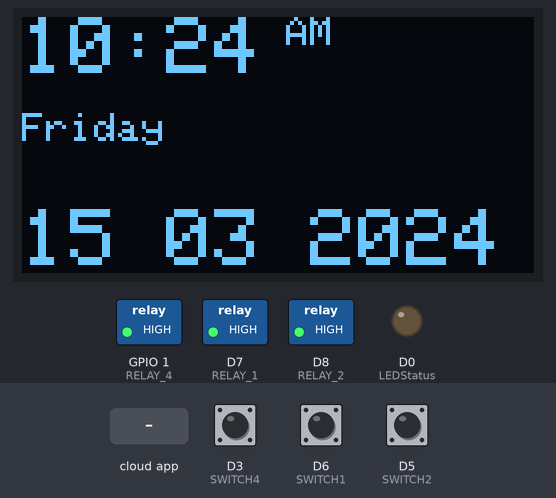
Simulated run of this sketch. Board: ESP8266 (NodeMCU). On the bench: 128×64 one-colour display, switched loads named in the sketch (green lamp = pin HIGH), output pins drawn as LEDs (lit = HIGH). Inputs (shaded band) come from the test bench; at power-on: D6 (SWITCH1) LOW, D3 (SWITCH4) LOW, D5 (SWITCH2) LOW. WiFi joins after 1.5 s; servers stay silent unless stated; network time is answered at once with the bench clock; the local clock reads 2024-03-15 10:24:30 at power-on unless the sketch sets it; what the sketch prints to the serial monitor is not drawn.

Above: at 4.2 s.
4.3 s: the phone or cloud app sets Light.One to 1
At 5.5 s:
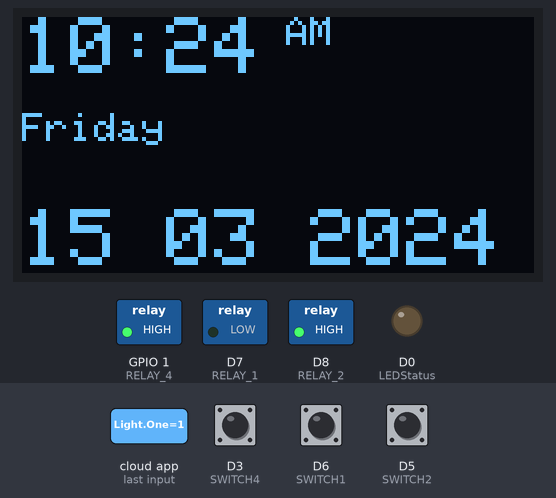
5.8 s: the phone or cloud app sets Light.Two to 1
At 6.8 s:
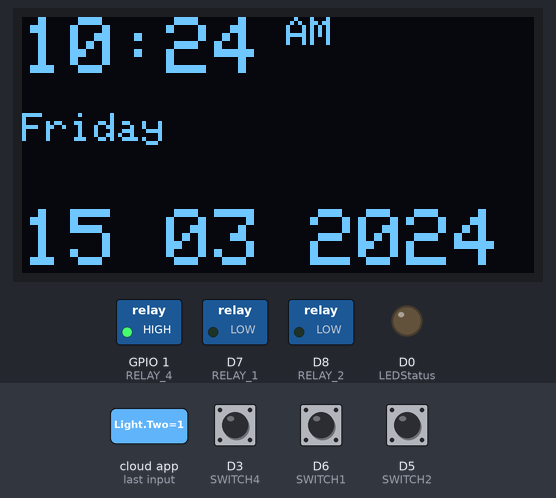
7.3 s: the phone or cloud app sets Light.Three to 1
At 7.9 s:
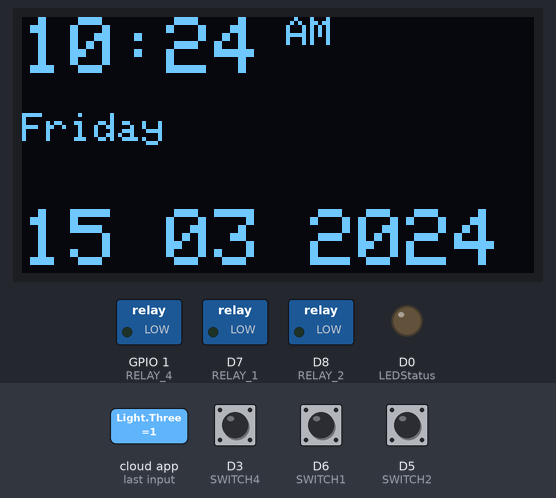
8.8 s: the phone or cloud app sets Light.One to 0
At 9.1 s:
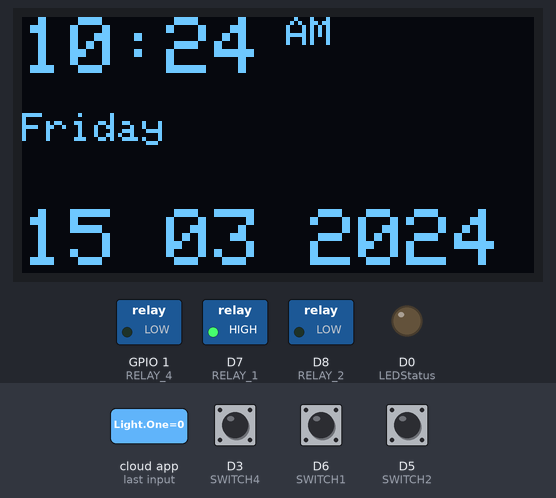
10.3 s: the phone or cloud app sets Light.Two to 0
At 11.4 s:
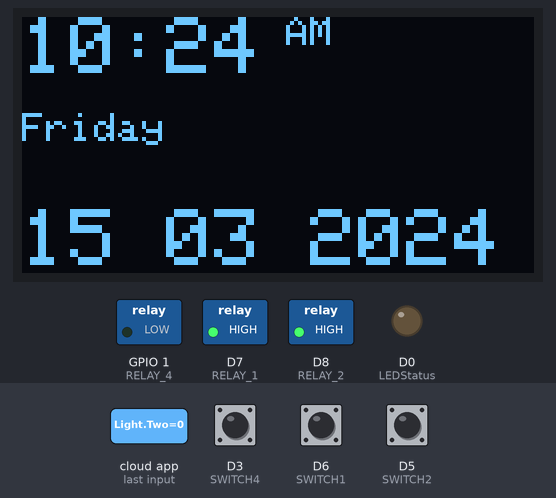
11.8 s: D6 (SWITCH1) pulled HIGH for 0.15 s
At 11.89 s:
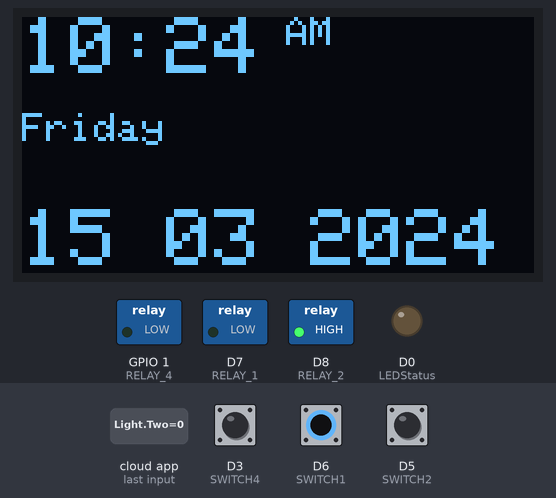
Timing chart, 0 to 14.8 s (numbered marks = the images above; inputs shaded):
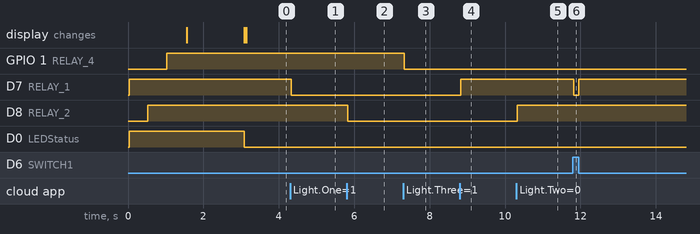

Measured:
- after the input at 4.3 s, D7 (RELAY_1): HIGH → LOW at once
- after the input at 5.8 s, D8 (RELAY_2): HIGH → LOW at once
- after the input at 7.3 s, GPIO 1 (RELAY_4): HIGH → LOW at once
- after the input at 8.8 s, D7 (RELAY_1): LOW → HIGH at once
- after the input at 10.3 s, D8 (RELAY_2): LOW → HIGH at once
- after the input at 11.8 s, D7 (RELAY_1): HIGH → LOW at once, → HIGH 0.13 s later

The sketch:

Alexa_Devices.ino
```cpp
#include <Arduino.h>
#include <Adafruit_GFX.h>
#include <Adafruit_SSD1306.h>
#include <NTPClient.h>
#ifdef ESP32
#include <WiFi.h>
#else
#include <ESP8266WiFi.h>
#endif
#include "fauxmoESP.h"

#include <WiFiUdp.h>
#define SCREEN_WIDTH 128 // OLED display width, in pixels
#define SCREEN_HEIGHT 64 // OLED display height, in pixels


Adafruit_SSD1306 display(SCREEN_WIDTH, SCREEN_HEIGHT, &Wire, -1);
WiFiUDP ntpUDP;
NTPClient timeClient(ntpUDP, "pool.ntp.org", 19800,60000)  ;
String arr_days[]={"Sunday","Monday","Tuesday","Wednesday","Thursday","Friday","Saturday"};
String date_time;


#define WIFI_SSID "Kalyani"
#define WIFI_PASS "7095321888"

//#define WIFI_SSID "ACTFIBERNET"
//#define WIFI_PASS "act12345"

#define SERIAL_BAUDRATE 115200
#define LED 2

#define LEDStatus D0

/* Set Relay Pins */
#define RELAY_1 D7
#define RELAY_2 D8
//#define RELAY_3 D9   //RX
#define RELAY_4 D10  //TX


#define SWITCH1 D6  //GPIO5  //D1
#define SWITCH2 D5  //GPIO4  //D2
//#define SWITCH3 D4  //GPIO9 //SDD3
#define SWITCH4 D3 //GPIO10  //SDD2


#define LAMP_1 "Light One"
#define LAMP_2 "Light Two"
//#define LAMP_3 "Light Three"
#define LAMP_4 "Light Three"

int currentState1 = HIGH;
int currentState2 = HIGH;
//int currentState3 = HIGH;
int currentState4 = HIGH;

int currentState = LOW;

int retry = 100;
int currentRetry = 0;

fauxmoESP fauxmo;
// -----------------------------------------------------------------------------
// Wifi
// -----------------------------------------------------------------------------


void wifiSetup() {

// Set WIFI module to STA mode
WiFi.mode(WIFI_STA);

// Connect
Serial.printf("[WIFI] Connecting to %s ", WIFI_SSID);
setMessageOnDisplay("Connecting ",1,true);
WiFi.begin(WIFI_SSID, WIFI_PASS);

// Wait
while (WiFi.status() != WL_CONNECTED && currentRetry < retry ) {
Serial.print(".");
//setMessageOnDisplay(".",1,false);

delay(100);
currentRetry++;
}

currentRetry = 0;
Serial.println();
if( WiFi.status() == WL_CONNECTED )
{
// Connected!
Serial.printf("[WIFI] STATION Mode, SSID: %s, IP address: %s\n", WiFi.SSID().c_str(), WiFi.localIP().toString().c_str());
setMessageOnDisplay("Connected!",1,true);

}

}
void setMessageOnDisplay(String message,int fontSize,boolean refresh)
{
  if(refresh)
  {
  display.clearDisplay();
  display.setTextSize(fontSize);
  display.setTextColor(WHITE);
  display.setCursor(0, 10);
  }
  display.println(message);
  display.display();
}


void updateTime()
{


  timeClient.update();

  display.clearDisplay();

  Serial.println(timeClient.getFormattedTime());

  display.setTextSize(2); // Draw 2X-scale text
  display.setTextColor(WHITE);
  display.setCursor(0, 0);
  int hh = timeClient.getHours();
  int mm = timeClient.getMinutes();
  int ss = timeClient.getSeconds();

  if(hh>12)
  {
    hh=hh-12;
    display.print(hh);
    display.print(":");
    display.print(mm);
   // display.print(":");
   // display.print(ss);
   display.setTextSize(1);
    display.println(" PM");
  }
  else
  {
    display.print(hh);
    display.print(":");
    display.print(mm);
    //display.print(":");
    //display.print(ss);
    display.setTextSize(1);
    display.println(" AM");
  }
display.println("");
display.println("");
  int day = timeClient.getDay();
  display.println(arr_days[day]);
display.setTextSize(2);
  display.println("");

  time_t rawtime = timeClient.getEpochTime();

   struct tm * ti;
   ti = localtime (&rawtime);

   uint16_t year = ti->tm_year + 1900;
   String yearStr = String(year);

   uint8_t month = ti->tm_mon + 1;
   String monthStr = month < 10 ? "0" + String(month) : String(month);

   uint8_t day1 = ti->tm_mday;
   String dayStr = day1 < 10 ? "0" + String(day1) : String(day1);


  Serial.print(dayStr);
  display.print(dayStr);

  Serial.print(" ");
  display.print(" ");

  Serial.print(monthStr);
  display.print(monthStr);

  Serial.print(" ");
  display.print(" ");

  Serial.print(yearStr);
  display.print(yearStr);


  display.display();      // Show initial text

}

void updateRelayState()
{

  setMessageOnDisplay(String(digitalRead(SWITCH1)),1,true);
  setMessageOnDisplay(String(digitalRead(SWITCH2)),1,false);
 // setMessageOnDisplay(String(digitalRead(SWITCH3)),1,false);
  setMessageOnDisplay(String(digitalRead(SWITCH4)),1,false);
}

void setup() {

Serial.begin(SERIAL_BAUDRATE);


//Setting up display
if(!display.begin(SSD1306_SWITCHCAPVCC, 0x3C)) { // Address 0x3D for 128x64
    Serial.println(F("SSD1306 allocation failed"));
    for(;;);
  }


//Set relay pins to outputs
pinMode(RELAY_1, OUTPUT);
pinMode(RELAY_2, OUTPUT);
//pinMode(RELAY_3, OUTPUT);
pinMode(RELAY_4, OUTPUT);

pinMode(SWITCH1, 3);
pinMode(SWITCH2, 3);
//pinMode(SWITCH3, 3);
pinMode(SWITCH4, 3);

pinMode(LEDStatus, OUTPUT);

digitalWrite(LEDStatus, HIGH);


//Set each relay pin to HIGH ====== NOTE THAT THE RELAYS USE INVERSE LOGIC =====
digitalWrite(RELAY_1, currentState1);
delay(500);
digitalWrite(RELAY_2, currentState2);
delay(500);
//digitalWrite(RELAY_3, currentState3);
//delay(500);
digitalWrite(RELAY_4, currentState4);
delay(500);

//setup and wifi connection
wifiSetup();

// You have to call enable(true) once you have a WiFi connection
// You can enable or disable the library at any moment
// Disabling it will prevent the devices from being discovered and switched
fauxmo.createServer(true);
fauxmo.setPort(80);

if(WiFi.status() == WL_CONNECTED)
{
  fauxmo.enable(true);
  digitalWrite(LEDStatus, LOW);
}
else
{
  fauxmo.enable(false);
  digitalWrite(LEDStatus, HIGH);
}
// Device Names for Simulated Wemo switches
fauxmo.addDevice(LAMP_1);
fauxmo.addDevice(LAMP_2);
//fauxmo.addDevice(LAMP_3);
fauxmo.addDevice(LAMP_4);


// fauxmoESP 2.0.0 has changed the callback signature to add the device_id,
// this way it's easier to match devices to action without having to compare strings.
fauxmo.onSetState([](unsigned char device_id, const char * device_name, bool state, unsigned char value) {
Serial.printf("[MAIN] Device #%d (%s) state: %s value: %d\n", device_id, device_name, state ? "ON" : "OFF", value);
digitalWrite(LED, !state);

//Switching action on detection of device name

              if ( (strcmp(device_name, LAMP_1) == 0) )
              {
                    if (!state)
                    {
                     digitalWrite(RELAY_1, HIGH);

                    }
                    else
                    {
                     digitalWrite(RELAY_1, LOW);

                    }
              }

              if ( (strcmp(device_name,LAMP_2) == 0) )
              {
                    if (!state)
                    {
                      digitalWrite(RELAY_2, HIGH);

                    }
                    else
                    {
                      digitalWrite(RELAY_2, LOW);

                    }
              }

         /*     if ( (strcmp(device_name,LAMP_3) == 0) )
              {
                    if (!state)
                    {
                      digitalWrite(RELAY_3, HIGH);

                    }
                    else
                    {
                     digitalWrite(RELAY_3, LOW);

                    }
              }
      */
              if ( (strcmp(device_name, LAMP_4) == 0) )
              {
                    if (!state)
                    {
                         digitalWrite(RELAY_4, HIGH);

                    }
                    else
                    {
                        digitalWrite(RELAY_4, LOW);

                    }
              }


});

}


void loop() {

     updateTime();
     //updateRelayState();


    if(digitalRead(SWITCH1)==HIGH && currentState1 != LOW)
    {
       digitalWrite(RELAY_1, LOW);
       currentState1 = LOW;
    }
    if(digitalRead(SWITCH1)==LOW && currentState1 != HIGH)
    {
      digitalWrite(RELAY_1, HIGH);
      currentState1 = HIGH;
    }


    if(digitalRead(SWITCH2)==HIGH && currentState2 != LOW)
    {
       digitalWrite(RELAY_2, LOW);
       currentState2 = LOW;
    }
    if(digitalRead(SWITCH2)==LOW && currentState2 != HIGH)
    {
      digitalWrite(RELAY_2, HIGH);
      currentState2 = HIGH;
    }
/*
    if(digitalRead(SWITCH3)==HIGH && currentState3 != LOW)
    {
       digitalWrite(RELAY_3, LOW);
       currentState3 = LOW;
    }
   if(digitalRead(SWITCH3)==LOW && currentState3 != HIGH)
    {
      digitalWrite(RELAY_3, HIGH);
      currentState3 = HIGH;
    }
*/

    if(digitalRead(SWITCH4)==HIGH && currentState4 != LOW)
    {
       digitalWrite(RELAY_4, LOW);
       currentState4 = LOW;
    }
    if(digitalRead(SWITCH4)==LOW && currentState4 != HIGH)
    {
      digitalWrite(RELAY_4, HIGH);
      currentState4 = HIGH;
    }


// Since fauxmoESP 2.0 the library uses the "compatibility" mode by
// default, this means that it uses WiFiUdp class instead of AsyncUDP.
// The later requires the Arduino Core for ESP8266 staging version
// whilst the former works fine with current stable 2.3.0 version.
// But, since it's not "async" anymore we have to manually poll for UDP
// packets
fauxmo.handle();

static unsigned long last = millis();

if (millis() - last > 5000) {
last = millis();
          Serial.printf("[MAIN] Free heap: %d bytes\n", ESP.getFreeHeap());

          Serial.println(currentState1);
          Serial.println(currentState2);
         // Serial.println(currentState3);
          Serial.println(currentState4);
          if(WiFi.status() != WL_CONNECTED)
          {
            wifiSetup();
            if(WiFi.status() == WL_CONNECTED)
            {
                    fauxmo.enable(true);
                    digitalWrite(LEDStatus, LOW);
                    Serial.println("Online");

                    setMessageOnDisplay("Online!",1,true);
            }
            else
            {
                  fauxmo.enable(false);
                  digitalWrite(LEDStatus, HIGH);
                  Serial.println("Offline");
                  setMessageOnDisplay("Offline!",1,true);
            }
          }
}

}
```
